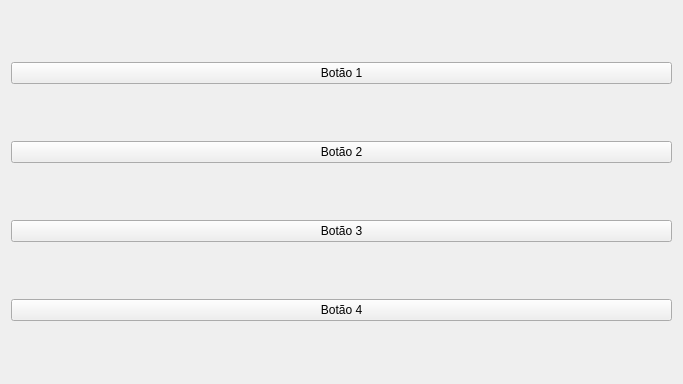
<?xml version="1.0" encoding="UTF-8"?>
<ui version="4.0">
 <class>MainWidget</class>
 <widget class="QWidget" name="MainWidget">
  <property name="geometry">
   <rect>
    <x>0</x>
    <y>0</y>
    <width>683</width>
    <height>384</height>
   </rect>
  </property>
  <property name="minimumSize">
   <size>
    <width>683</width>
    <height>384</height>
   </size>
  </property>
  <property name="maximumSize">
   <size>
    <width>683</width>
    <height>384</height>
   </size>
  </property>
  <property name="windowTitle">
   <string>QVBoxLayout com QWidget.</string>
  </property>
  <property name="windowIcon">
   <iconset>
    <normaloff>../../../../images/icons/icon.png</normaloff>../../../../images/icons/icon.png</iconset>
  </property>
  <layout class="QVBoxLayout" name="verticalLayout">
   <item>
    <widget class="QPushButton" name="pushButton_1">
     <property name="text">
      <string>Botão 1</string>
     </property>
    </widget>
   </item>
   <item>
    <widget class="QPushButton" name="pushButton_2">
     <property name="text">
      <string>Botão 2</string>
     </property>
    </widget>
   </item>
   <item>
    <widget class="QPushButton" name="pushButton_3">
     <property name="sizePolicy">
      <sizepolicy hsizetype="Minimum" vsizetype="Fixed">
       <horstretch>0</horstretch>
       <verstretch>0</verstretch>
      </sizepolicy>
     </property>
     <property name="text">
      <string>Botão 3</string>
     </property>
    </widget>
   </item>
   <item>
    <widget class="QPushButton" name="pushButton_4">
     <property name="text">
      <string>Botão 4</string>
     </property>
    </widget>
   </item>
  </layout>
 </widget>
 <resources/>
 <connections/>
</ui>
